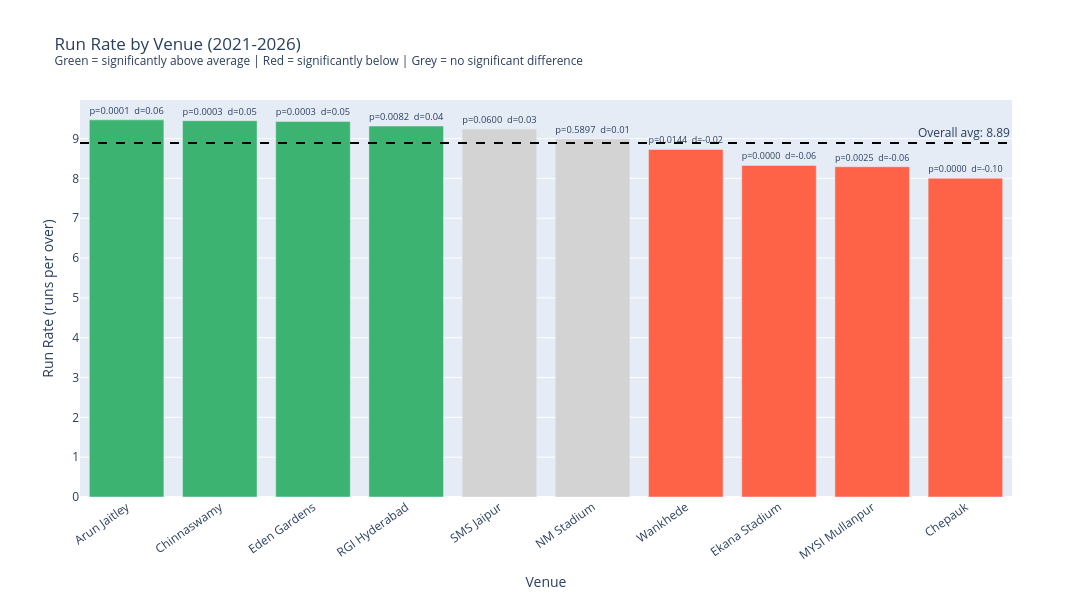

Notebook source saved alongside this figure:
### Markdown cell above
## Step 4 - Visualise Scoring Rates

Bar chart of run rate per venue, ordered highest to lowest. Green bars are significantly above the overall average, red bars are significantly below, grey bars are not significantly different from average. The dashed line marks the overall IPL run rate across all qualified venues.

Each bar is annotated with the p-value and Cohen's d so you can read the statistical and practical significance without having to go back to the table.

### Code cell
# overall average run rate across all qualified-venue deliveries
qualified_deliveries = df_legal[df_legal['venue'].isin(qualified_venues)]['total_runs']
overall_avg = qualified_deliveries.mean() * 6   # convert to runs per over

# assign a colour based on significance and direction
def bar_color(row):
    if not row['significant']:
        return 'lightgrey'
    return 'mediumseagreen' if row['cohens_d'] > 0 else 'tomato'

results_df['color'] = results_df.apply(bar_color, axis=1)

# shorten venue names for the chart so they don't overflow
venue_short = {
    'Wankhede Stadium, Mumbai': 'Wankhede',
    'MA Chidambaram Stadium, Chepauk, Chennai': 'Chepauk',
    'Narendra Modi Stadium, Ahmedabad': 'NM Stadium',
    'Eden Gardens, Kolkata': 'Eden Gardens',
    'Arun Jaitley Stadium, Delhi': 'Arun Jaitley',
    'Bharat Ratna Shri Atal Bihari Vajpayee Ekana Cricket Stadium, Lucknow': 'Ekana Stadium',
    'M Chinnaswamy Stadium, Bengaluru': 'Chinnaswamy',
    'Rajiv Gandhi International Stadium, Uppal, Hyderabad': 'RGI Hyderabad',
    'Dr DY Patil Sports Academy, Mumbai': 'DY Patil',
    'Sawai Mansingh Stadium, Jaipur': 'SMS Jaipur',
    'Brabourne Stadium, Mumbai': 'Brabourne',
    'Maharashtra Cricket Association Stadium, Pune': 'MCA Pune',
    'Dubai International Cricket Stadium': 'Dubai',
    'Maharaja Yadavindra Singh International Cricket Stadium, Mullanpur': 'MYSI Mullanpur',
    'Sharjah Cricket Stadium': 'Sharjah',
}

results_df['venue_short'] = results_df['venue'].map(venue_short).fillna(results_df['venue'])

# annotation text for each bar: p and d values
hover_text = [
    f"p={row.p_value:.4f}<br>d={row.cohens_d:.3f}<br>Matches: {row.matches}"
    for _, row in results_df.iterrows()
]

fig = go.Figure()

fig.add_trace(go.Bar(
    x=results_df['venue_short'],
    y=results_df['run_rate'],
    marker_color=results_df['color'],
    text=[f"p={r:.4f}  d={d:.2f}" for r, d in zip(results_df['p_value'], results_df['cohens_d'])],
    textposition='outside',
    hovertext=hover_text,
    hoverinfo='x+y+text'
))

# dashed line at the overall average
fig.add_hline(
    y=overall_avg,
    line_dash='dash',
    line_color='black',
    annotation_text=f'Overall avg: {overall_avg:.2f}',
    annotation_position='top right'
)

fig.update_layout(
    title='Run Rate by Venue (2021-2026)<br><sup>Green = significantly above average | Red = significantly below | Grey = no significant difference</sup>',
    xaxis_title='Venue',
    yaxis_title='Run Rate (runs per over)',
    xaxis=dict(tickangle=-35),
    width=1100,
    height=600,
    showlegend=False
)

fig.show()
print(f'Overall average run rate across qualified venues: {overall_avg:.3f}')

### Figure 1 — Plotly figure (JSON) as saved in the notebook; plotly's stock layout.template omitted (floating-point values rounded to 4 significant figures)
{"data": [{"hoverinfo": "x+y+text", "hovertext": ["p=0.0001<br>d=0.055<br>Matches: 27", "p=0.0003<br>d=0.052<br>Matches: 24", "p=0.0003<br>d=0.051<br>Matches: 27", "p=0.0082<br>d=0.038<br>Matches: 23", "p=0.0600<br>d=0.030<br>Matches: 18", "p=0.5897<br>d=0.006<br>Matches: 36", "p=0.0144<br>d=-0.024<br>Matches: 56", "p=0.0000<br>d=-0.062<br>Matches: 26", "p=0.0025<br>d=-0.062<br>Matches: 10", "p=0.0000<br>d=-0.100<br>Matches: 38"], "marker": {"color": ["mediumseagreen", "mediumseagreen", "mediumseagreen", "mediumseagreen", "lightgrey", "lightgrey", "tomato", "tomato", "tomato", "tomato"]}, "text": ["p=0.0001  d=0.06", "p=0.0003  d=0.05", "p=0.0003  d=0.05", "p=0.0082  d=0.04", "p=0.0600  d=0.03", "p=0.5897  d=0.01", "p=0.0144  d=-0.02", "p=0.0000  d=-0.06", "p=0.0025  d=-0.06", "p=0.0000  d=-0.10"], "textposition": "outside", "type": "bar", "x": ["Arun Jaitley", "Chinnaswamy", "Eden Gardens", "RGI Hyderabad", "SMS Jaipur", "NM Stadium", "Wankhede", "Ekana Stadium", "MYSI Mullanpur", "Chepauk"], "y": [9.47, 9.449, 9.43, 9.315, 9.238, 8.994, 8.728, 8.326, 8.293, 8.006]}], "layout": {"annotations": [{"showarrow": false, "text": "Overall avg: 8.89", "x": 1, "xanchor": "right", "xref": "x domain", "y": 8.887, "yanchor": "bottom", "yref": "y"}], "height": 600, "shapes": [{"line": {"color": "black", "dash": "dash"}, "type": "line", "x0": 0, "x1": 1, "xref": "x domain", "y0": 8.887, "y1": 8.887, "yref": "y"}], "showlegend": false, "title": {"text": "Run Rate by Venue (2021-2026)<br><sup>Green = significantly above average | Red = significantly below | Grey = no significant difference</sup>"}, "width": 1100, "xaxis": {"tickangle": -35, "title": {"text": "Venue"}}, "yaxis": {"title": {"text": "Run Rate (runs per over)"}}}}
